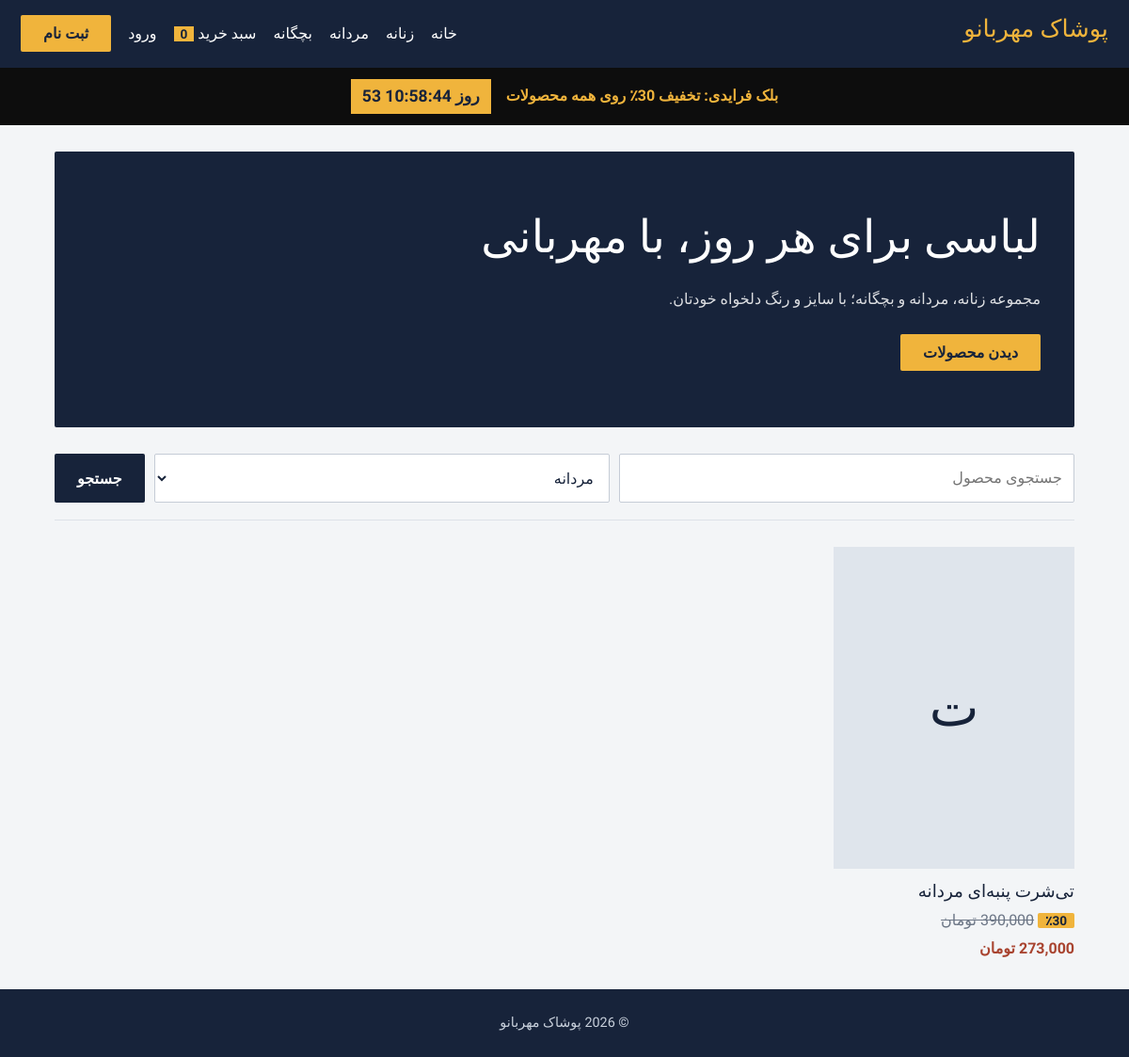
Page /index.php?cat=مردانه on the committed database.
### tables this page shows
CREATE TABLE products (
  id INT AUTO_INCREMENT PRIMARY KEY,
  title VARCHAR(200) NOT NULL,
  category VARCHAR(50),
  description TEXT,
  price INT NOT NULL,
  discount_percent TINYINT DEFAULT 0,
  sizes VARCHAR(200),
  colors VARCHAR(200),
  stock INT DEFAULT 0,
  image VARCHAR(255) NULL,
  is_active TINYINT(1) DEFAULT 1,
  created_at TIMESTAMP DEFAULT CURRENT_TIMESTAMP
);

### includes/bootstrap.php (called while the page is built, shortened)
<?php
function db(): PDO {
    static $pdo;
    return $pdo ??= new PDO('mysql:host='.DB_HOST.';dbname='.DB_NAME.';charset=utf8mb4', DB_USER, DB_PASS, [
        PDO::ATTR_ERRMODE => PDO::ERRMODE_EXCEPTION,
        PDO::ATTR_DEFAULT_FETCH_MODE => PDO::FETCH_ASSOC,
        PDO::ATTR_EMULATE_PREPARES => false,
    ]);
}
function e($v): string { return htmlspecialchars((string)$v, ENT_QUOTES, 'UTF-8'); }
function money(int $n): string { return number_format($n).' تومان'; }
function setting(string $k): ?string {
    $s = db()->prepare('SELECT v FROM settings WHERE k=?'); $s->execute([$k]);
    $v = $s->fetchColumn(); return $v === false ? null : $v;
}
function bf_percent(): int {
    static $pct = null;
    if ($pct === null) {
        $ends = setting('bf_ends');
        $on = setting('bf_active') === '1' && (!$ends || strtotime($ends) > time());
        $pct = $on ? (int)setting('bf_percent') : 0;
    }
    return $pct;
}
function unit_price(array $p): array {
    $pct = max((int)$p['discount_percent'], bf_percent());
    return ['final' => (int)round($p['price'] * (100 - $pct) / 100), 'percent' => $pct];
}

### index.php (the view, shortened to what this page needs)
<?php
require 'includes/bootstrap.php';
$cat = $_GET['cat'] ?? '';
$q = trim($_GET['q'] ?? '');
$sql = 'SELECT * FROM products WHERE is_active=1'; $args = [];
if ($cat !== '') { $sql .= ' AND category=?'; $args[] = $cat; }
$st = db()->prepare($sql.' ORDER BY id DESC'); $st->execute($args);
$products = $st->fetchAll();
include 'includes/header.php';
?>
<section class="hero">
  <h1>لباسی برای هر روز، با مهربانی</h1>
  <p>مجموعه زنانه، مردانه و بچگانه؛ با سایز و رنگ دلخواه خودتان.</p>
  <a class="btn btn-sm" href="#shop">دیدن محصولات</a>
</section>
<form class="search" method="get" id="shop">
  <input name="q" value="<?= e($q) ?>" placeholder="جستجوی محصول">
  <select name="cat">
    <?php foreach (['زنانه', 'مردانه', 'بچگانه'] as $c): ?>
      <option <?= $cat === $c ? 'selected' : '' ?>><?= $c ?></option>
    <?php endforeach; ?>
  </select>
  <button class="btn">جستجو</button>
</form>
<div class="grid">
<?php foreach ($products as $p): $pr = unit_price($p); ?>
  <a class="card" href="product.php?id=<?= $p['id'] ?>">
    <div class="thumb">
      <?php if ($p['image']): ?><img src="<?= e($p['image']) ?>" alt=""><?php else: ?><?= e(mb_substr($p['title'], 0, 1)) ?><?php endif; ?>
    </div>
    <div class="info">
      <h3><?= e($p['title']) ?></h3>
      <?php if ($pr['percent']): ?><span class="badge">٪<?= $pr['percent'] ?></span> <del><?= money((int)$p['price']) ?></del><br><?php endif; ?>
      <span class="price"><?= money($pr['final']) ?></span>
    </div>
  </a>
<?php endforeach; ?>
</div>
<?php include 'includes/footer.php'; ?>

### assets/css/style.css (style rules this page uses)
:root { --ink:#17233a;--paper:#f3f5f7;--saffron:#f0b43c;--madder:#a8432f;--mute:#6b7585;--line:#dde2e8 }
* { box-sizing:border-box }
html { scroll-behavior:smooth }
body { margin:0;background:var(--paper);color:var(--ink);font:400 16px/1.9 Vazirmatn,Tahoma,sans-serif }
h1,h2,h3,.logo { font-family:Lalezar,Vazirmatn,sans-serif;font-weight:400;line-height:1.3;margin:0 0 .4em }
h1 { font-size:2.3rem }
h3 { font-size:1.15rem }
a { color:inherit;text-decoration:none }
.btn { display:inline-block;background:var(--ink);color:#fff;border:0;border-radius:2px;padding:10px 24px;font:700 1rem Vazirmatn,sans-serif;cursor:pointer }
.btn-sm { background:var(--saffron);color:var(--ink) }
.hero { background:var(--ink);color:#fff;padding:60px 36px;border-radius:2px }
.hero h1 { font-size:3rem;max-width:14em;color:#fff }
.hero p { max-width:34em;opacity:.85;margin-bottom:22px }
.search { display:flex;gap:10px;margin:28px 0;flex-wrap:wrap;border-bottom:1px solid var(--line);padding-bottom:18px }
.search input,.search select { flex:1;min-width:180px }
input,select,textarea { font:inherit;padding:10px 12px;border:1px solid #c5ccd6;border-radius:2px;background:#fff;color:inherit;width:100% }
.grid { display:grid;grid-template-columns:repeat(auto-fill,minmax(230px,1fr));gap:30px 20px }
.thumb { aspect-ratio:3/4;background:#dfe5ec;display:flex;align-items:center;justify-content:center;font-family:Lalezar,sans-serif;font-size:3.5rem;overflow:hidden;margin-bottom:12px }
.info h3 { margin-bottom:4px }
.price { font-weight:700;color:var(--madder) }
del { color:var(--mute);margin-left:6px }
.badge { background:var(--saffron);color:var(--ink);font-weight:700;padding:0 8px;font-size:.85rem;border-radius:2px }

### rows in the picture
products: title "ت", title "تی‌شرت پنبه‌ای مردانه", percent "30", price "390,000 تومان", final "273,000 تومان"

### other values in the picture
SITE_NAME "پوشاک مهربانو"
$c "زنانه"
$c "مردانه"
$c "بچگانه"
array_sum(cart()) "0"
$bf "30"
form field cat "مردانه"
